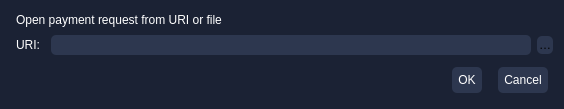
<?xml version="1.0" encoding="UTF-8"?>
<ui version="4.0">
 <class>OpenURIDialog</class>
 <widget class="QDialog" name="OpenURIDialog">
  <property name="geometry">
   <rect>
    <x>0</x>
    <y>0</y>
    <width>564</width>
    <height>109</height>
   </rect>
  </property>
  <property name="windowTitle">
   <string>Open URI</string>
  </property>
  <property name="styleSheet">
   <string notr="true">background:#1b2234;
padding:2px;
border-top-right-radius: 10px;
border-bottom-right-radius: 10px;
border-right:1px;
border-color:white;</string>
  </property>
  <layout class="QVBoxLayout" name="verticalLayout">
   <item>
    <widget class="QLabel" name="label_2">
     <property name="styleSheet">
      <string notr="true">color:#fff;</string>
     </property>
     <property name="text">
      <string>Open payment request from URI or file</string>
     </property>
    </widget>
   </item>
   <item>
    <layout class="QHBoxLayout" name="horizontalLayout">
     <item>
      <widget class="QLabel" name="label">
       <property name="styleSheet">
        <string notr="true">color:#fff;</string>
       </property>
       <property name="text">
        <string>URI:</string>
       </property>
      </widget>
     </item>
     <item>
      <widget class="QValidatedLineEdit" name="uriEdit">
       <property name="styleSheet">
        <string notr="true">background:#2d374f;
padding:2px;
border-radius:5px;
shadow:3px;</string>
       </property>
      </widget>
     </item>
     <item>
      <widget class="QPushButton" name="selectFileButton">
       <property name="toolTip">
        <string>Select payment request file</string>
       </property>
       <property name="styleSheet">
        <string notr="true">background:#2d374f;
padding:2px;
border-radius:5px;
shadow:3px;</string>
       </property>
       <property name="text">
        <string notr="true">…</string>
       </property>
       <property name="autoDefault">
        <bool>false</bool>
       </property>
      </widget>
     </item>
    </layout>
   </item>
   <item>
    <spacer name="verticalSpacer">
     <property name="orientation">
      <enum>Qt::Vertical</enum>
     </property>
     <property name="sizeHint" stdset="0">
      <size>
       <width>20</width>
       <height>40</height>
      </size>
     </property>
    </spacer>
   </item>
   <item>
    <widget class="QDialogButtonBox" name="buttonBox">
     <property name="styleSheet">
      <string notr="true">QPushButton::pressed{
  background-color: #232c41;
  box-shadow: 0px 0px 0px 1px rgba(0, 0, 0, 0.1) inset,
  0px 1px 4px 0px rgba(0, 0, 0, 0.1) inset !important;
}
QPushButton{
background:#2d374f;
padding:6px;
border-radius:5px;
color:#fff;
margin:5px
}</string>
     </property>
     <property name="orientation">
      <enum>Qt::Horizontal</enum>
     </property>
     <property name="standardButtons">
      <set>QDialogButtonBox::Cancel|QDialogButtonBox::Ok</set>
     </property>
    </widget>
   </item>
  </layout>
 </widget>
 <customwidgets>
  <customwidget>
   <class>QValidatedLineEdit</class>
   <extends>QLineEdit</extends>
   <header>qvalidatedlineedit.h</header>
  </customwidget>
 </customwidgets>
 <resources/>
 <connections>
  <connection>
   <sender>buttonBox</sender>
   <signal>accepted()</signal>
   <receiver>OpenURIDialog</receiver>
   <slot>accept()</slot>
   <hints>
    <hint type="sourcelabel">
     <x>248</x>
     <y>254</y>
    </hint>
    <hint type="destinationlabel">
     <x>157</x>
     <y>274</y>
    </hint>
   </hints>
  </connection>
  <connection>
   <sender>buttonBox</sender>
   <signal>rejected()</signal>
   <receiver>OpenURIDialog</receiver>
   <slot>reject()</slot>
   <hints>
    <hint type="sourcelabel">
     <x>316</x>
     <y>260</y>
    </hint>
    <hint type="destinationlabel">
     <x>286</x>
     <y>274</y>
    </hint>
   </hints>
  </connection>
 </connections>
</ui>
